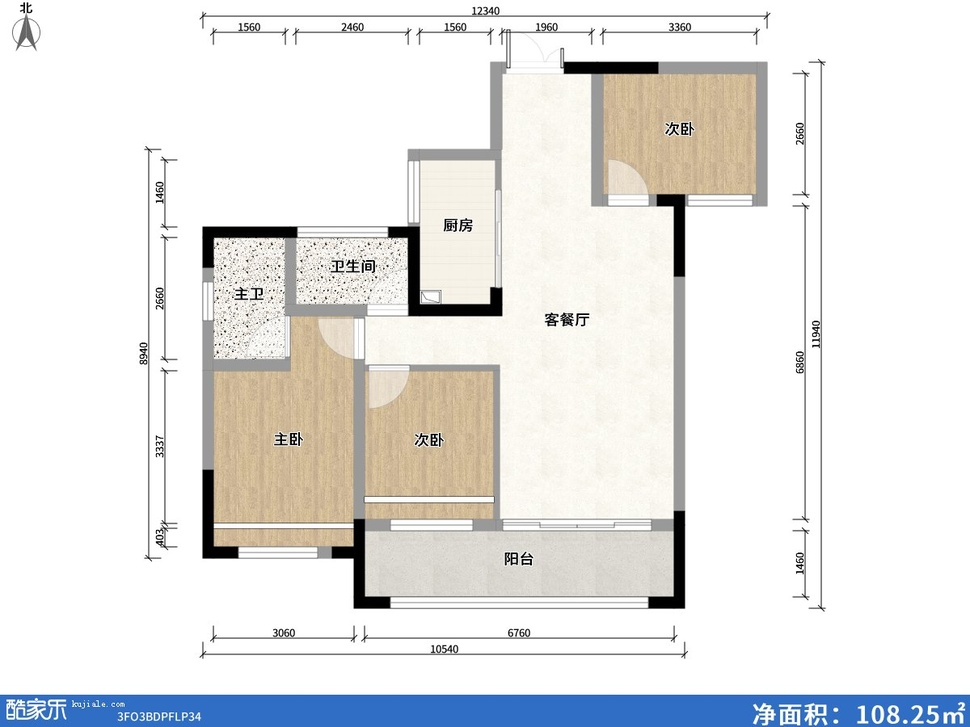
#> input picture reference/example-input.jpg, 970 x 727 px, shrunk from 1200 x 900 before the run
$ python sample_colors.py ../../../reference/example-input.jpg
#> lines starting #> are read from the running program, lines starting #| are printed output that depends on the picture
"""采样渲染图里最饱和的像素，看抱枕到底渲成了什么颜色。"""
import sys
from PIL import Image
import numpy as np

path = sys.argv[1]
im = Image.open(path).convert('RGB')
#> im is the input picture: PIL image 970x727 RGB; mean R, G, B 230.3, 230.4, 229.6
a = np.asarray(im).astype(np.float32) / 255.0
mx = a.max(axis=2); mn = a.min(axis=2)
#> after `mx = a.max(axis=2)`:
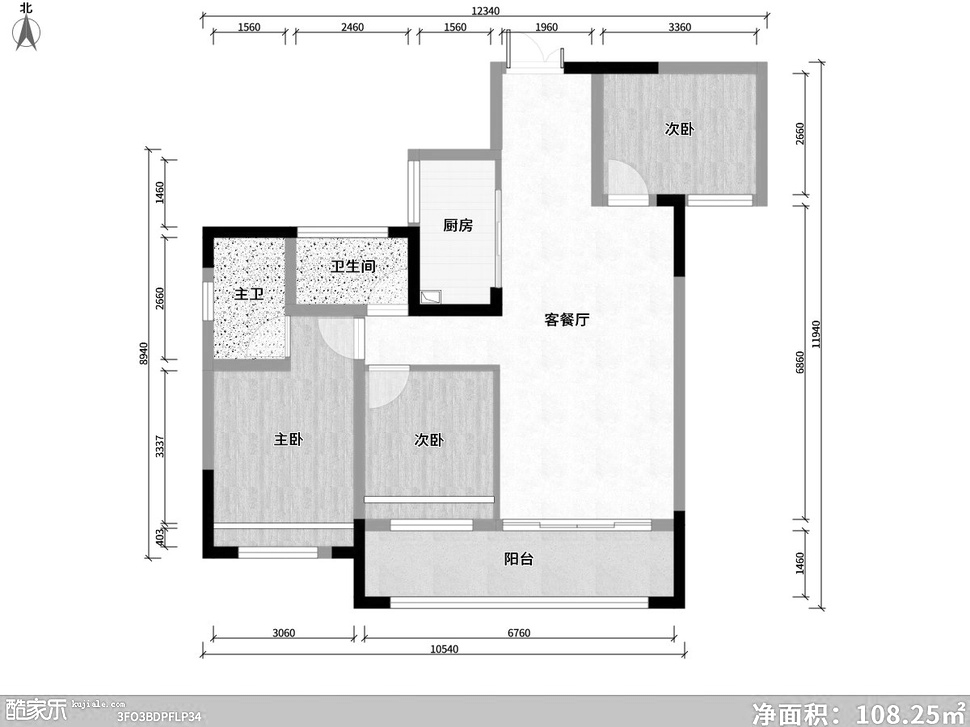
#> mx: shape (727, 970) float32; min 0, max 1, mean 0.926
#> after `mn = a.min(axis=2)`:
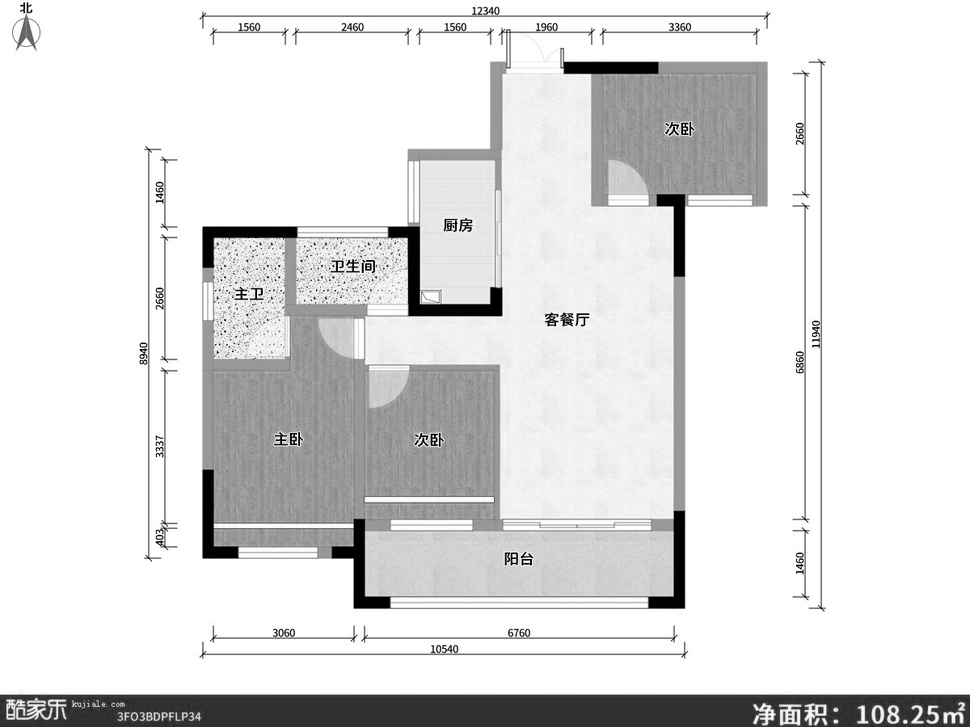
#> mn: shape (727, 970) float32; min 0, max 1, mean 0.877
sat = (mx - mn) / np.maximum(mx, 1e-6)
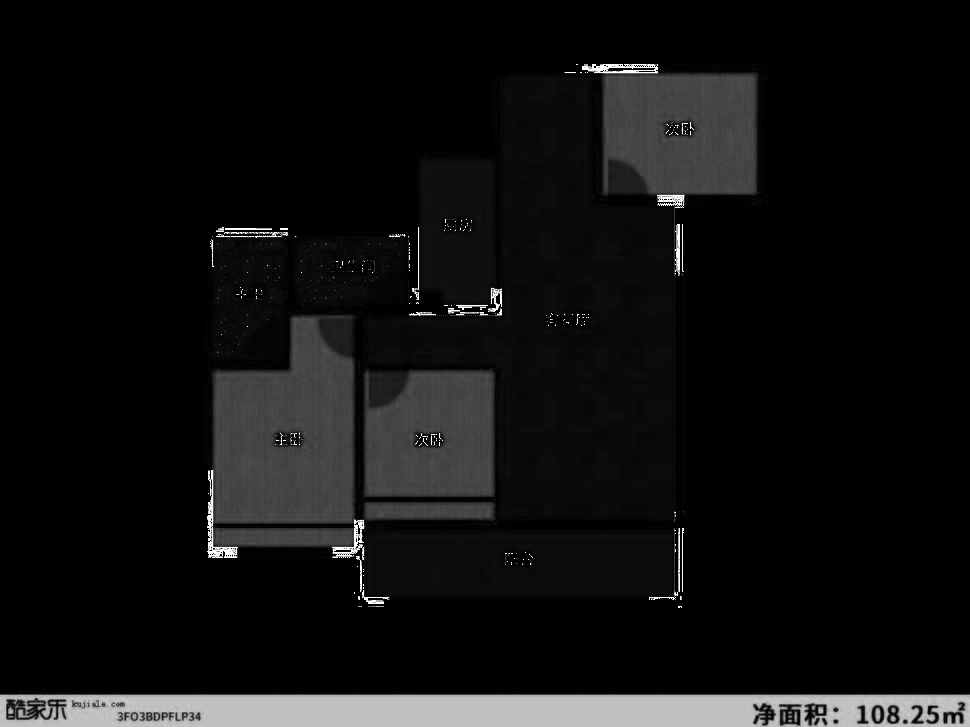
#> sat: shape (727, 970) float32; min 0, max 1, mean 0.0668
ys, xs = np.where(sat > 0.08)
print(f"file={path}  pixels with sat>0.08: {len(ys)}")
#| file=../../../reference/example-input.jpg  pixels with sat>0.08: 101360
if len(ys):
    order = np.argsort(-sat[ys, xs])[:12]
#> order = [20364, 20408, 20409, 20412, 20413, 20416, 20417, 20418, 20419, 20348, 20359, 20363]
    print("--- 饱和度最高的 12 个像素 ---")
    for i in order:
        y, x = ys[i], xs[i]
        print(f"  ({x:>4},{y:>4}) rgb=({a[y,x,0]:.3f},{a[y,x,1]:.3f},{a[y,x,2]:.3f}) sat={sat[y,x]:.3f}")
#> this loop made 12 passes
#> (i, y, x) on passes 1 to 12: (20364, 248, 678), (20408, 251, 679), (20409, 251, 682), (20412, 252, 409), (20413, 252, 418), (20416, 252, 676), (20417, 252, 677), (20418, 252, 678), (20419, 252, 679), (20348, 248, 212), (20359, 248, 418), (20363, 248, 677)
#|   ( 678, 248) rgb=(0.000,0.000,0.008) sat=1.000
#|   ( 679, 251) rgb=(0.000,0.000,0.008) sat=1.000
#|   ( 682, 251) rgb=(0.008,0.008,0.000) sat=1.000
#|   ( 409, 252) rgb=(0.008,0.008,0.000) sat=1.000
#|   ( 418, 252) rgb=(0.004,0.000,0.000) sat=1.000
#|   ( 676, 252) rgb=(0.000,0.000,0.008) sat=1.000
#|   ( 677, 252) rgb=(0.000,0.000,0.008) sat=1.000
#|   ( 678, 252) rgb=(0.000,0.000,0.008) sat=1.000
#> (further printed lines are left out)
else:
    print("画面里没有明显彩色像素 —— 抱枕可能未入镜或被遮挡")
    # 找非灰像素
    chroma = (np.abs(a - a.mean(axis=2, keepdims=True))).max(axis=2)
    print("max chroma =", round(float(chroma.max()), 4), "at", np.unravel_index(chroma.argmax(), chroma.shape))
    m = chroma > 0.02
    print("pixels with chroma>0.02:", int(m.sum()))

$ run again, on reference/example-mep-edit.jpg
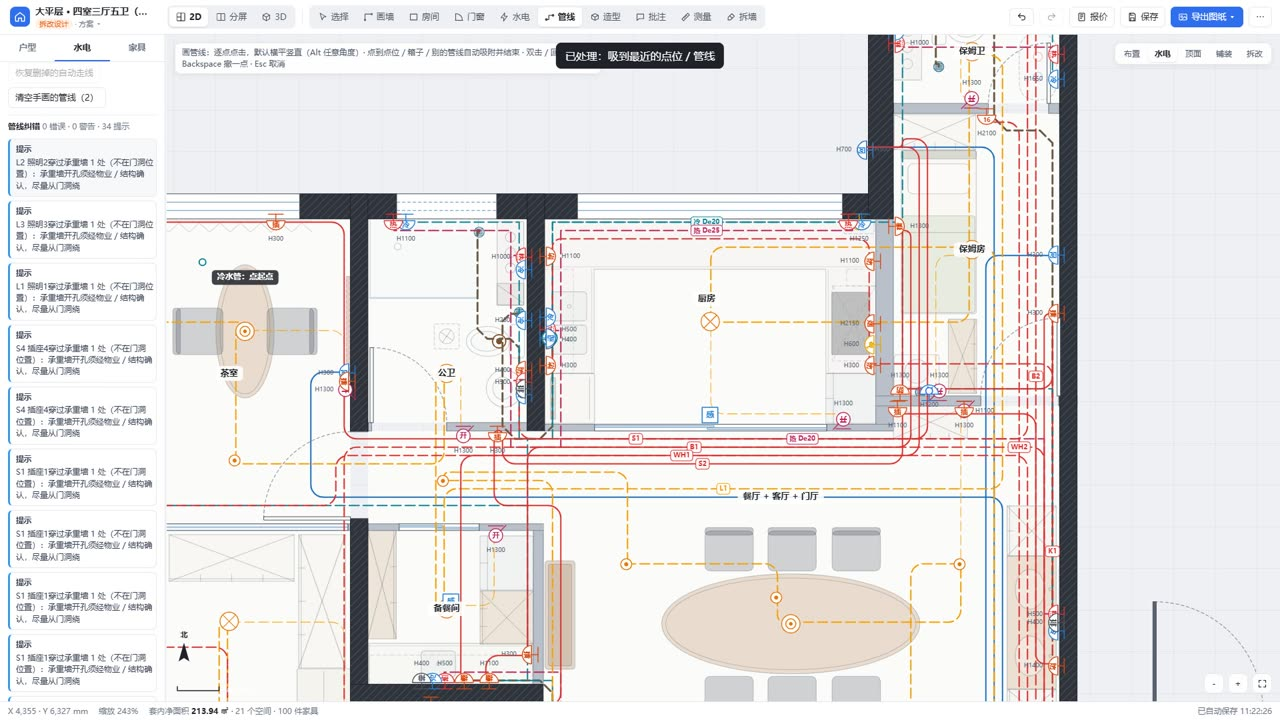
#> input picture reference/example-mep-edit.jpg, 1280 x 720 px
#> im is the input picture: PIL image 1280x720 RGB; mean R, G, B 229.2, 227.3, 227.3
#> `mx = a.max(axis=2)`:
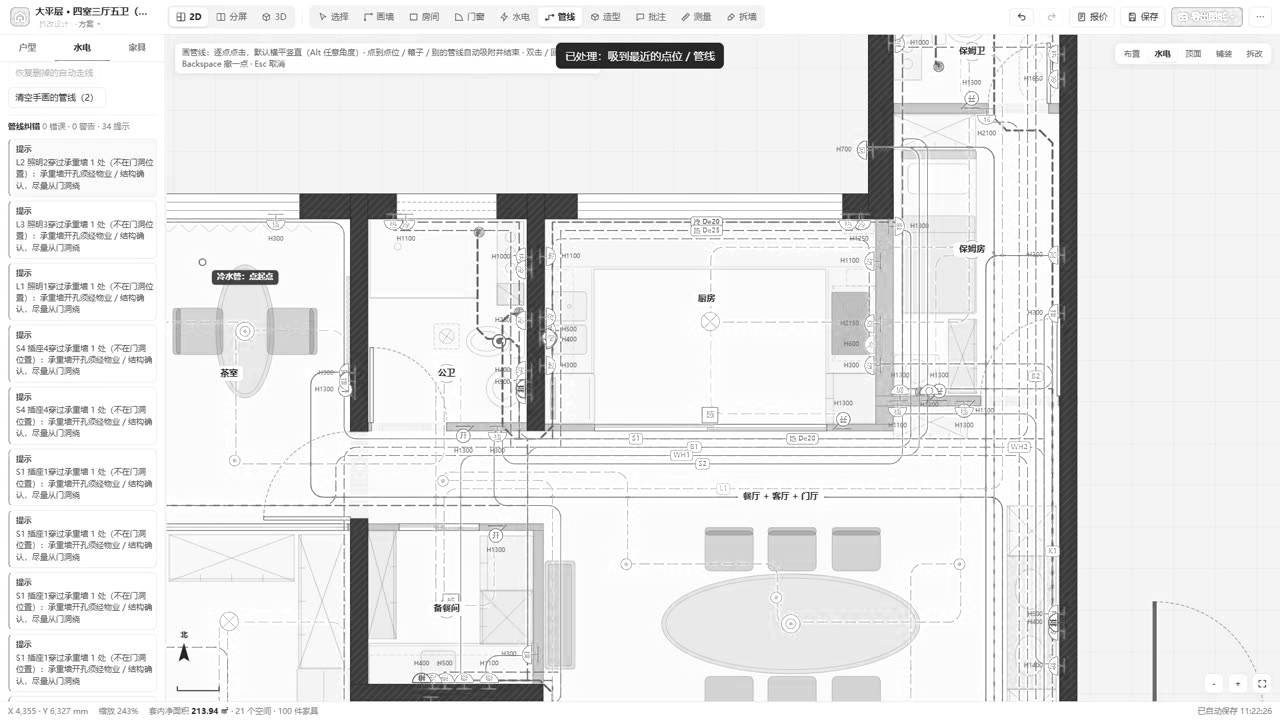
#> mx: shape (720, 1280) float32; min 0.0275, max 1, mean 0.914
#> `sat = (mx - mn) / np.maximum(mx, 1e-6)`:
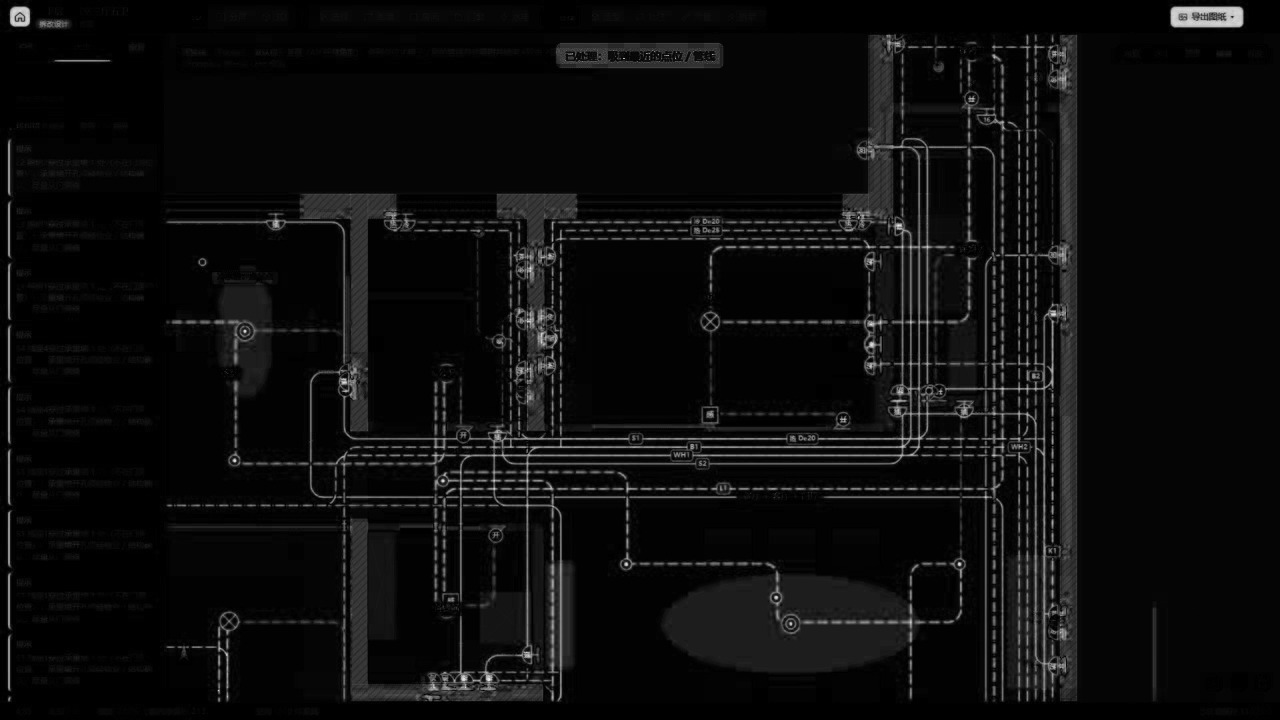
#> sat: shape (720, 1280) float32; min 0, max 0.938, mean 0.0508
#| file=../../../reference/example-mep-edit.jpg  pixels with sat>0.08: 150008
#> order = [144365, 29802, 39344, 144345, 144175, 144594, 144161, 144364, 144160, 103088, 144176, 29804]
#> the loop `for i in order:` made 12 passes
#> (i, y, x) on passes 1 to 8: (144365, 679, 489), (29802, 225, 898), (39344, 268, 530), (144345, 679, 463), (144175, 678, 488), (144594, 680, 488), (144161, 678, 464), (144364, 679, 488)
#> (printed output is left out)

$ run again, on reference/example-mep2d.jpg
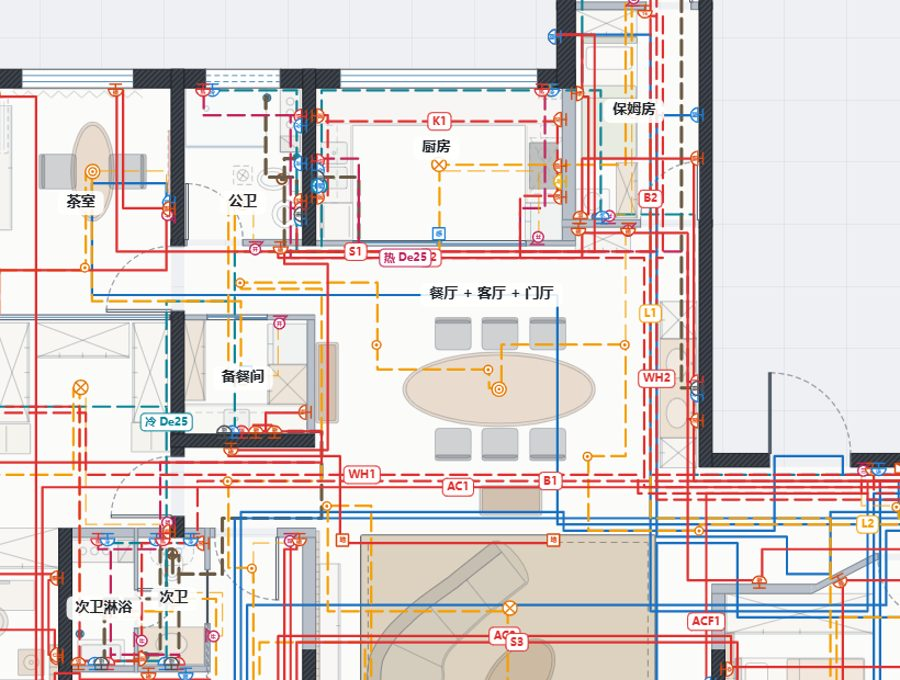
#> input picture reference/example-mep2d.jpg, 900 x 680 px
#> im is the input picture: PIL image 900x680 RGB; mean R, G, B 221.9, 213.7, 211.8
#> `mx = a.max(axis=2)`:
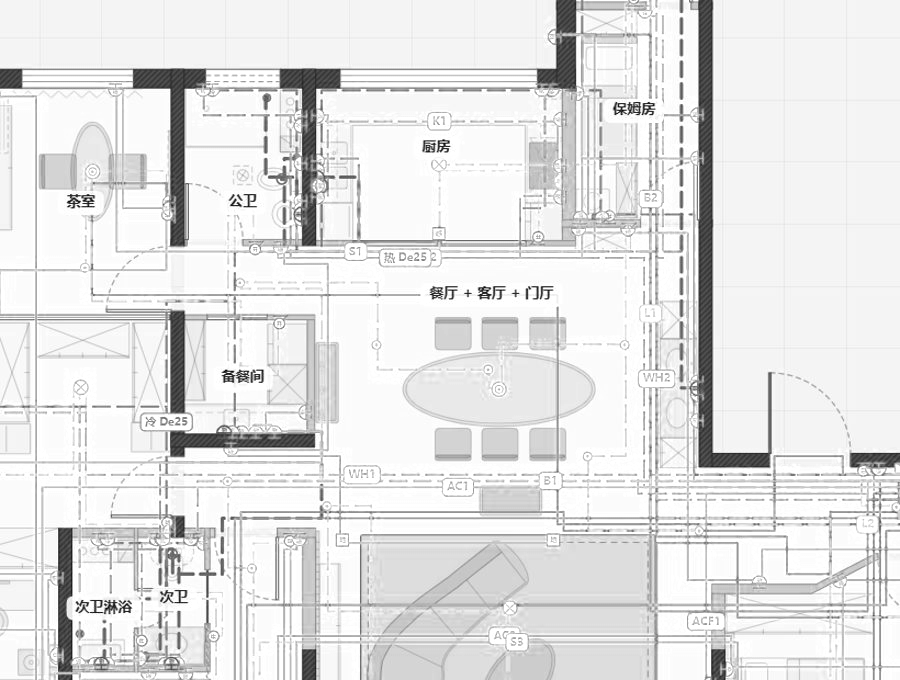
#> mx: shape (680, 900) float32; min 0.0157, max 1, mean 0.895
#> `sat = (mx - mn) / np.maximum(mx, 1e-6)`:
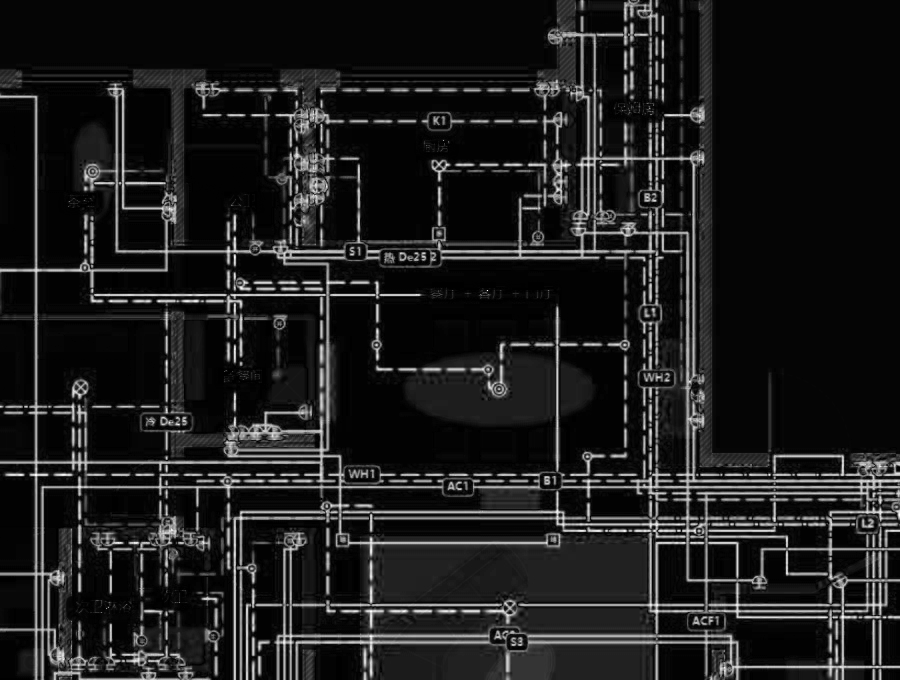
#> sat: shape (680, 900) float32; min 0, max 1, mean 0.115
#| file=../../../reference/example-mep2d.jpg  pixels with sat>0.08: 203568
#> order = [178580, 165718, 102276, 118834, 103114, 103113, 56079, 102275, 165717, 178581, 119033, 28055]
#> the loop `for i in order:` made 12 passes
#> (i, y, x) on passes 1 to 8: (178580, 636, 370), (165718, 611, 371), (102276, 474, 36), (118834, 514, 899), (103114, 475, 36), (103113, 475, 35), (56079, 290, 487), (102275, 474, 35)
#> (printed output is left out)

$ run again, on reference/example-mep3d.jpg
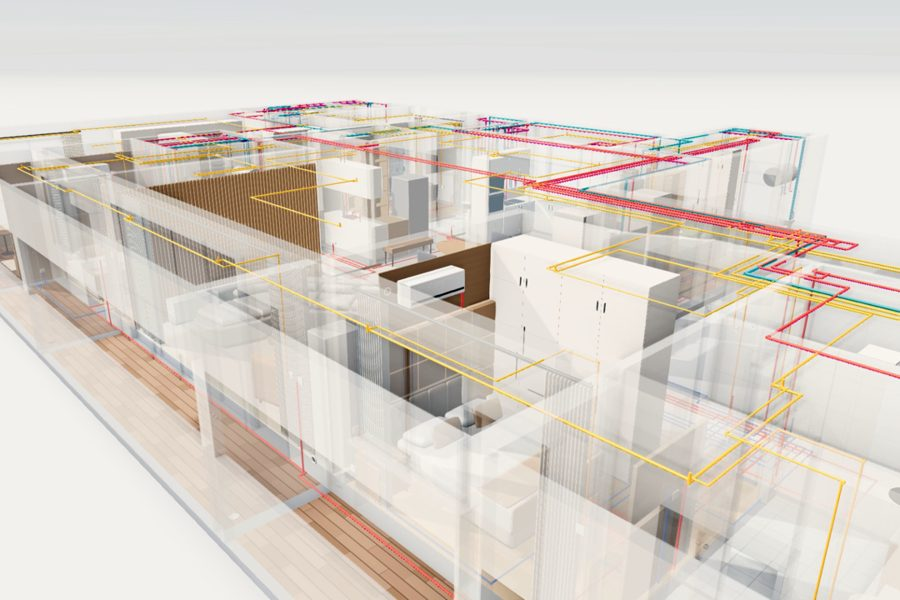
#> input picture reference/example-mep3d.jpg, 900 x 600 px
#> im is the input picture: PIL image 900x600 RGB; mean R, G, B 217.4, 209.8, 201.5
#> `mn = a.min(axis=2)`:
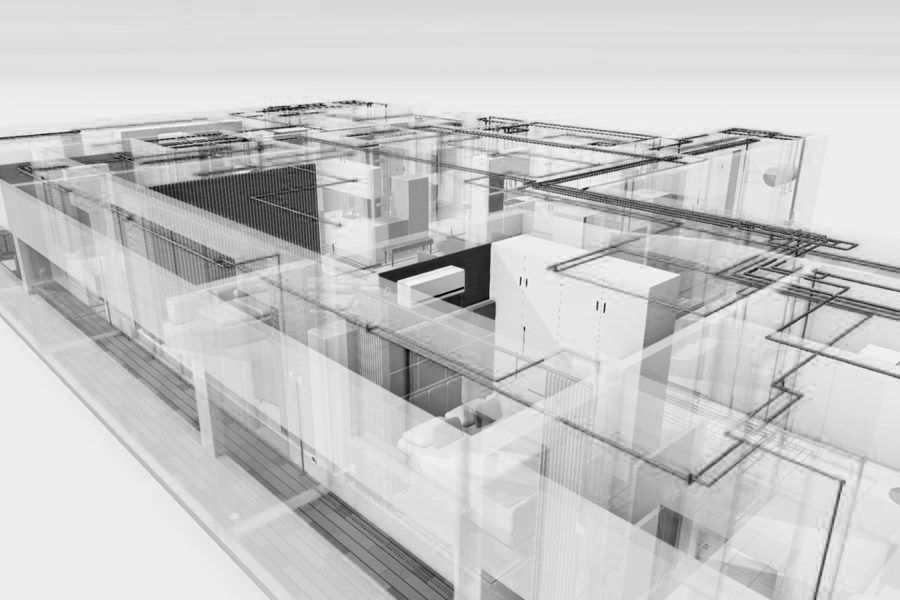
#> mn: shape (600, 900) float32; min 0, max 0.988, mean 0.786
#> `sat = (mx - mn) / np.maximum(mx, 1e-6)`:
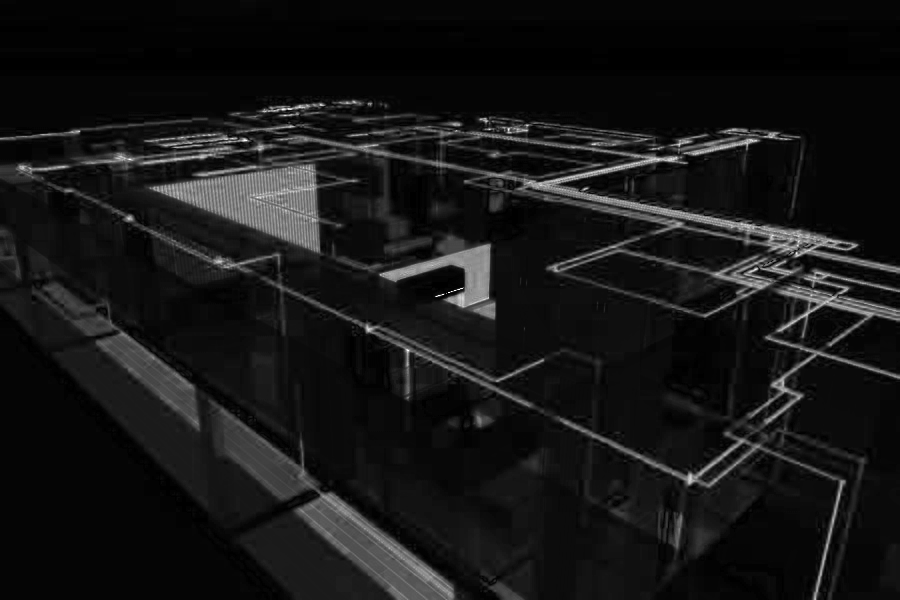
#> sat: shape (600, 900) float32; min 0, max 1, mean 0.0876
#| file=../../../reference/example-mep3d.jpg  pixels with sat>0.08: 151529
#> order = [70362, 70956, 70659, 68522, 70660, 18171, 69437, 69134, 9718, 9717, 68839, 9719]
#> the loop `for i in order:` made 12 passes
#> (i, y, x) on passes 1 to 8: (70362, 294, 443), (70956, 296, 436), (70659, 295, 438), (68522, 288, 461), (70660, 295, 439), (18171, 159, 129), (69437, 291, 451), (69134, 290, 455)
#> (printed output is left out)
